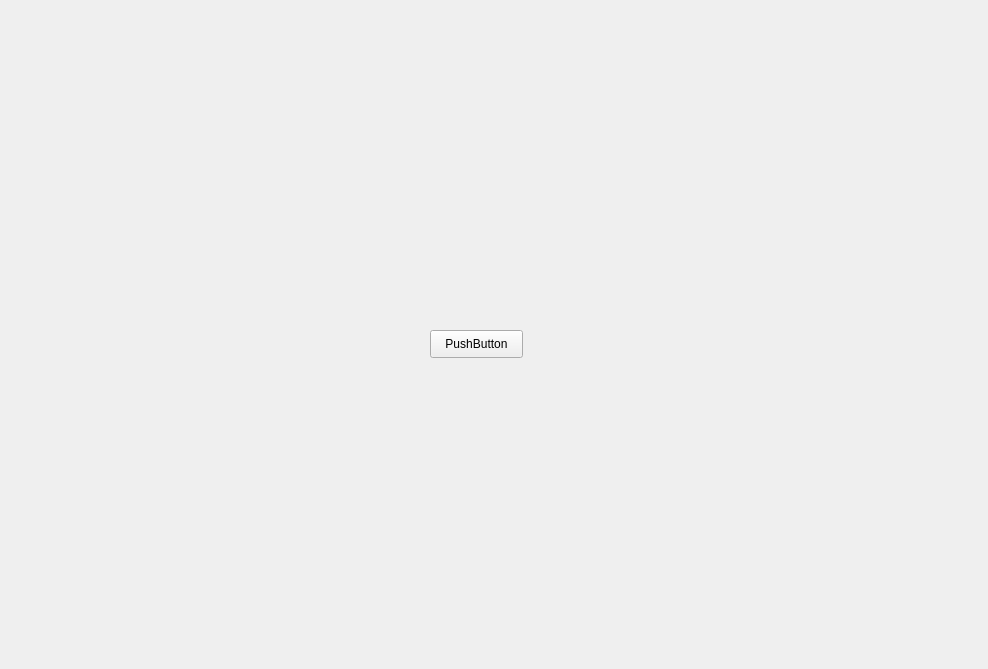
<?xml version="1.0" encoding="UTF-8"?>
<ui version="4.0">
 <class>CustomWidget</class>
 <widget class="QWidget" name="CustomWidget">
  <property name="geometry">
   <rect>
    <x>0</x>
    <y>0</y>
    <width>988</width>
    <height>669</height>
   </rect>
  </property>
  <property name="windowTitle">
   <string>Custom Widget</string>
  </property>
  <widget class="QPushButton" name="pushButton">
   <property name="geometry">
    <rect>
     <x>430</x>
     <y>330</y>
     <width>93</width>
     <height>28</height>
    </rect>
   </property>
   <property name="text">
    <string>PushButton</string>
   </property>
  </widget>
 </widget>
 <resources/>
 <connections/>
</ui>
